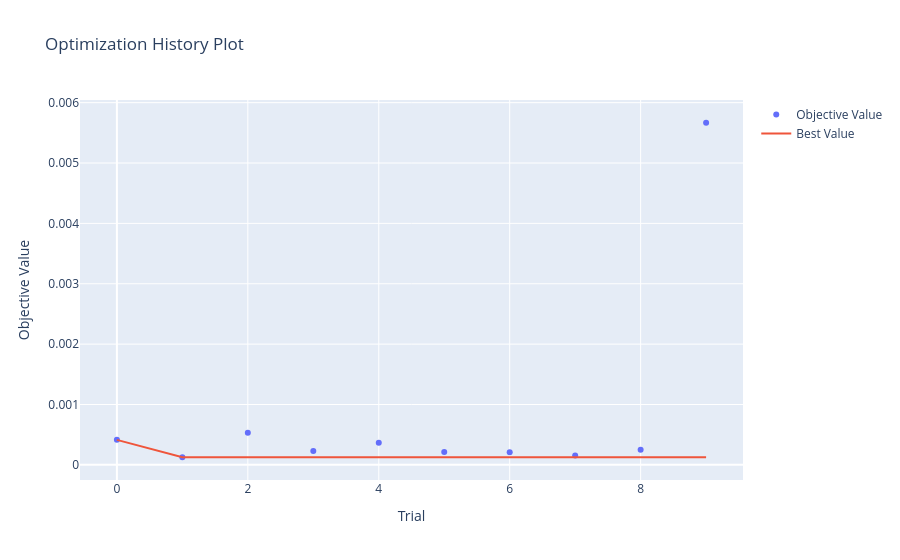

Write notebook code for a chart like this one.
### Code cell
import optuna.visualization as vis

vis.plot_optimization_history(study)

### Figure 1 — Plotly figure (JSON) as saved in the notebook; plotly's stock layout.template omitted (floating-point values rounded to 4 significant figures)
{"data": [{"mode": "markers", "name": "Objective Value", "type": "scatter", "x": [0, 1, 2, 3, 4, 5, 6, 7, 8, 9], "y": [0.0004141, 0.0001261, 0.0005304, 0.0002307, 0.0003683, 0.0002131, 0.0002076, 0.0001556, 0.0002487, 0.005667]}, {"mode": "lines", "name": "Best Value", "type": "scatter", "x": [0, 1, 2, 3, 4, 5, 6, 7, 8, 9], "y": [0.0004141, 0.0001261, 0.0001261, 0.0001261, 0.0001261, 0.0001261, 0.0001261, 0.0001261, 0.0001261, 0.0001261]}, {"marker": {"color": "#cccccc"}, "mode": "markers", "name": "Infeasible Trial", "showlegend": false, "type": "scatter", "x": [], "y": []}], "layout": {"title": {"text": "Optimization History Plot"}, "xaxis": {"title": {"text": "Trial"}}, "yaxis": {"title": {"text": "Objective Value"}}}}
